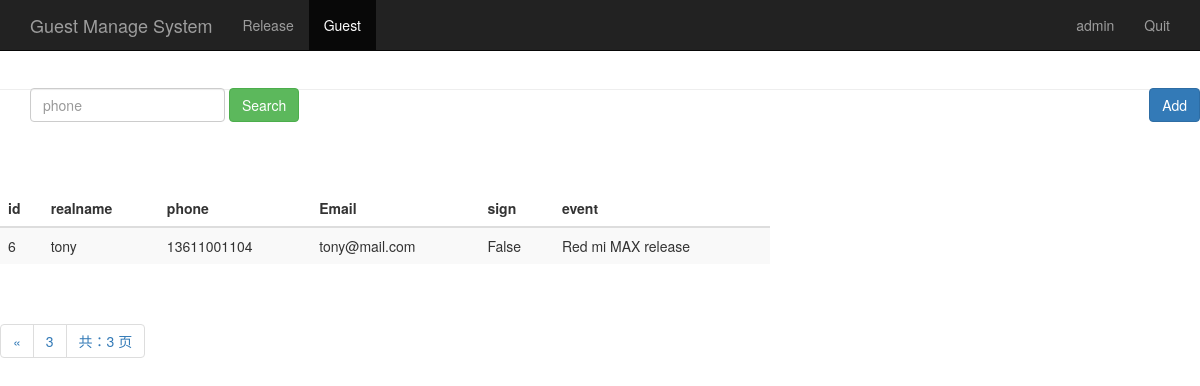
The page /guest_manage/?page=3 (signed in) on the database its author committed.
### sign/models.py (models this page shows, shortened)
class Guest(models.Model):
    event = models.ForeignKey(Event,on_delete=models.CASCADE,)
    realname = models.CharField(max_length=64)
    phone = models.CharField(max_length=16)
    email = models.EmailField()
    sign = models.BooleanField()
    create_time = models.DateTimeField(auto_now=True)
    class Meta:
        unique_together = ("event", "phone")

class Event(models.Model):
    name = models.CharField(max_length=100)
    limit = models.IntegerField()
    status = models.BooleanField()
    address = models.CharField(max_length=200)
    start_time = models.DateTimeField('events time')
    create_time = models.DateTimeField(auto_now = True)
    def __str__(self):
        return self.name

### sign/views.py (the view)
# urls.py: path('guest_manage/', views.guest_manage),
@login_required
def guest_manage(request):
    username = request.session.get('user', '')
    guest_list = Guest.objects.all()
    paginator = Paginator(guest_list, 2)
    page = request.GET.get('page')
    try:
        contacts = paginator.page(page)
    except PageNotAnInteger:
        contacts = paginator.page(1)
    except EmptyPage:
        contacts = paginator.page(paginator.num_pages)
    return render(request, "guest_manage.html", {"user": username,
                                                 "guests": contacts})

### sign/templates/guest_manage.html (shortened to what this page needs)
<!DOCTYPE HTML PUBLIC "-//W3C//DTD HTML 4.01 Transitional//EN"
        "http://www.w3.org/TR/html4/loose.dtd">
<html>
<head>
    {% load bootstrap3 %}
    {% bootstrap_css %}
</head>
<body>
      <nav class="navbar navbar-inverse navbar-fixed-top">
        <div class="container">
          <div class="navbar-header">
            <a class="navbar-brand" href="/guest_manage/">Guest Manage System</a>
          </div>
          <div id="navbar" class="collapse navbar-collapse">
            <ul class="nav navbar-nav">
              <li><a href="/event_manage/">Release</a></li>
              <li class="active"><a href="#about">Guest</a></li>
            </ul>
            <ul class="nav navbar-nav navbar-right">
             <li><a href="#">{{user}}</a></li>
             <li><a href="/logout/">Quit</a></li>
           </ul>
          </div>
        </div>
      </nav>
        <div class="page-header" style="margin-top: 80px;">
          <div id="navbar" class="navbar-collapse collapse" style="float:left;">
            <form class="navbar-form" method="get" action="/search_phone/">
              <div class="form-group">
                <input name="phone" type="text" placeholder="phone" class="form-control">
              </div>
              <button type="submit" class="btn btn-success">Search</button>
            </form>
          </div>
          <div style="float:right;">
            <button type="submit" class="btn btn-primary" onclick="window.location.href='/add_guest/'" style="margin-top: 8px;">Add</button>
          </div>
        </div>
        <div class="row" style="padding-top: 80px">
          <div class="col-md-6" style="width: 800px;">
            <table class="table table-striped">
              <thead>
                <tr>
                  <th>id</th>
                  <th>realname</th>
                  <th>phone</th>
                  <th>Email</th>
                  <th>sign</th>
                  <th>event</th>
                </tr>
              </thead>
              <tbody>
                {% for guest in guests %}
                  <tr>
                    <td>{{ guest.id }}</td>
                    <td>{{ guest.realname }}</td>
                    <td>{{ guest.phone }}</td>
                    <td>{{ guest.email }}</td>
                    <td>{{ guest.sign }}</td>
                    <td>{{ guest.event }}</td>
                  </tr>
               {% endfor %}
              </tbody>
            </table>
          </div>
        </div>
      <div class="pagination">
        <span class="step-links">
          <ul class="pagination">
            {% if guests.has_previous %}
              <li><a href="?phone={{ phone }}&page={{ guests.previous_page_number }}">&laquo;</a></li>
            {% endif %}
             <li><a href="#">{{ guests.number }}</a></li>
            <li><a href="#">共：{{ guests.paginator.num_pages }} 页</a></li>
          </ul>
        </span>
      </div>
</body>
</html>

### rows shown on the page
Guest: id "6", realname "tony", phone "13611001104", email "tony@mail.com", sign "False", event "Red mi MAX release"

### other values the page prints
{{ user }} "admin"
{{ guests.number }} "3"
{{ guests.paginator.num_pages }} "3"
